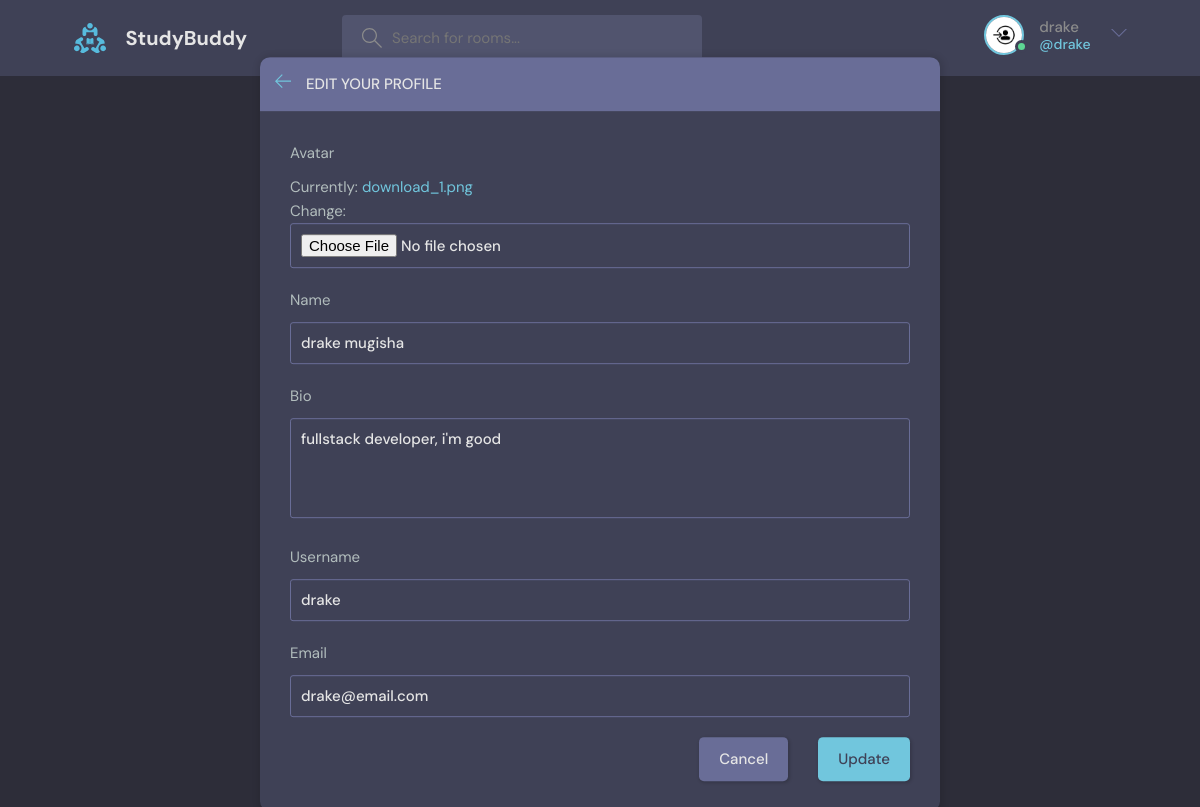
The page /update-user/ (signed in) on the database its author committed.
### base/models.py (models this page shows)
class User(AbstractUser):
    name = models.CharField(max_length=200, null=True)
    email = models.EmailField(null=True, unique=True)
    bio = models.TextField(null=True)
    avatar = models.ImageField(null=True, default="avatar.svg")
    USERNAME_FIELD = 'email'
    REQUIRED_FIELDS = []

### base/views.py (the view)
# urls.py: path('update-user/', views.updateUser, name="update-user"),
@login_required(login_url='login')
def updateUser(request):
    user = request.user
    form = UserForm(instance=user)
    if request.method == 'POST':
        form = UserForm(request.POST, request.FILES, instance=user)
        if form.is_valid:
            form.save()
            return redirect('user-profile', pk=user.id)
    return render(request, 'base/update-user.html', {'form':form})

### base/forms.py
class UserForm(ModelForm):
    class Meta:
        model = User
        fields = ['avatar','name', 'bio', 'username', 'email',]

### base/templates/base/update-user.html (shortened to what this page needs)
{% extends "main.html" %}
{% block content %}
    <main class="update-account layout">
        <div class="container">
            <div class="layout__box">
                <div class="layout__boxHeader">
                    <div class="layout__boxTitle">
                        <a href="{{request.META.HTTP_REFERER}}">
                            <svg version="1.1" xmlns="http://www.w3.org/2000/svg" width="32" height="32"
                                viewBox="0 0 32 32">
                                <title>arrow-left</title>
                                <path
                                    d="M13.723 2.286l-13.723 13.714 13.719 13.714 1.616-1.611-10.96-10.96h27.625v-2.286h-27.625l10.965-10.965-1.616-1.607z">
                                </path>
                            </svg>
                        </a>
                        <h3>Edit your profile</h3>
                    </div>
                </div>
                <div class="layout__body">
                    <form class="form" action="" method="POST" enctype="multipart/form-data">
                      {% for field in form %}
                        <div class="form__group">
                            <label for="profile_pic">{{field.label}}</label>
                            {{field}}
                        </div>
                        {% endfor %}
                        <div class="form__action">
                            <a class="btn btn--dark" href="{{request.META.HTTP_REFERER}}">Cancel</a>
                            <button class="btn btn--main" type="submit">Update</button>
                        </div>
                    </form>
                </div>
            </div>
        </div>
    </main>
  {% endblock content %}

### templates/navbar.html (shortened to what this page needs)
{% load static %}
<header class="header header--loggedIn">
    <div class="container">
      <a href="{% url 'home' %}" class="header__logo">
        <img src="{% static 'images/logo.svg' %}" />
        <h1>StudyBuddy</h1>
      </a>
      <form class="header__search" method="GET" action="{% url 'home' %}">
        <label>
          <input name="q" placeholder="Search for rooms..." />
        </label>
      </form>
      <nav class="header__menu">
        {% if request.user.is_authenticated %}
        <div class="header__user">
          <a href="{% url 'user-profile' request.user.id %}">
            <div class="avatar avatar--medium active">
              <img src="{{request.user.avatar.url}}" />
            </div>
            <p>{{request.user.username}} <span>@{{request.user.username}}</span></p>
          </a>
          <button class="dropdown-button">
            <svg version="1.1" xmlns="http://www.w3.org/2000/svg" width="32" height="32" viewBox="0 0 32 32">
              <title>chevron-down</title>
              <path d="M16 21l-13-13h-3l16 16 16-16h-3l-13 13z"></path>
            </svg>
          </button>
        </div>
        {% else %}
        <a href="{%url 'login' %}">
          <img src="{% static 'images/avatar.svg' %}" />
          <p>Login</p>
        </a>
        {% endif %}
      </nav>
    </div>
  </header>

### rows shown on the page
User: user.avatar (picture), user.username "drake", form "drake mugisha" "fullstack developer, i'm good" "drake" "drake@email.com"

### other values the page prints
{{ field.label }} "Avatar" "Name" "Bio" "Username" "Email"
